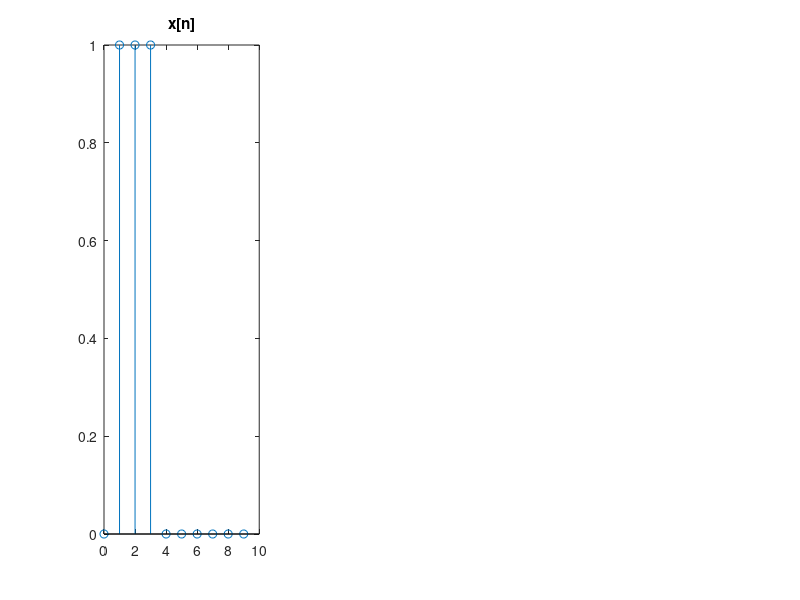

Reproduce this figure in MATLAB. (Note: this script raises an error after producing the figure.)
% Dean
clc;
clear;
row = 1;
column = 3;


%  Part a)
subplot(row, column, 1)
n = (0:9);
xOfN = zeros(1,length(n));
xOfN(2:4) = 1;
stem(n, xOfN)
title('x[n]')


% Preallocating for speed
y = zeros(1, length(n));

% Convolution to find y(n)
h = ((1/4).^n).*heaviside(n);

% Preallocation of array so as to improve perf
y_mul = zeros(1, length(xOfN));

N = max(length(xOfN), length(h));

for l = 1 : N
    for m = 1 : N
        j = mod(l-m, N);
        j = j + 1;
        y_mul(l) = y_mul(l) + xOfN(m) * h(j);
    end
end


subplot(row, column, 2)
stem(n, y_mul)
title('Convo w Multiplication')

res = conv(xOfN ,h);

for i = 1 : length(n)
    y(i) = res(i);
end

subplot(row, column, 3)
stem (n, y)
title ('result of Convolution')